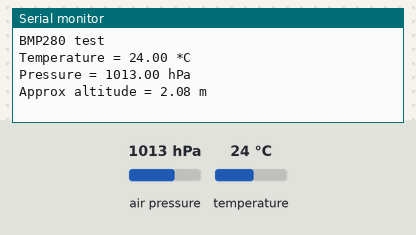
The sketch below on a simulated Arduino Uno, built with avr-gcc and run on an emulated ATmega328P. Parts: the last lines printed to the serial monitor. The test bench sets the inputs (shaded band); at power-on: air pressure 1013 hPa, temperature 24 °C.

Above: at 1.2 s.
1.3 s: air pressure set to 952 hPa
At 2.8 s:
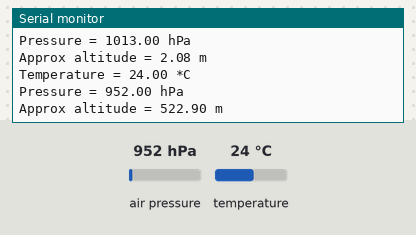
3.6 s: temperature set to 12 °C
At 4.5 s:
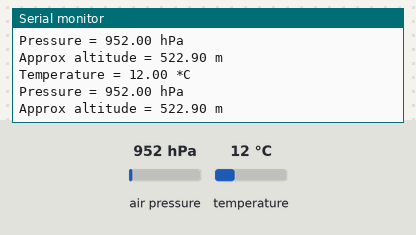
5.9 s: air pressure set to 975 hPa
At 7.4 s:
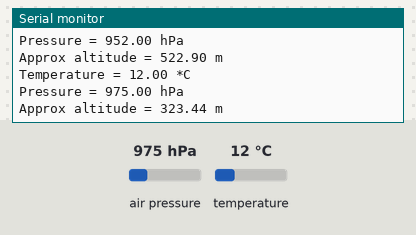
Timing chart, 0 to 8.9 s (numbered marks = the images above; inputs shaded):
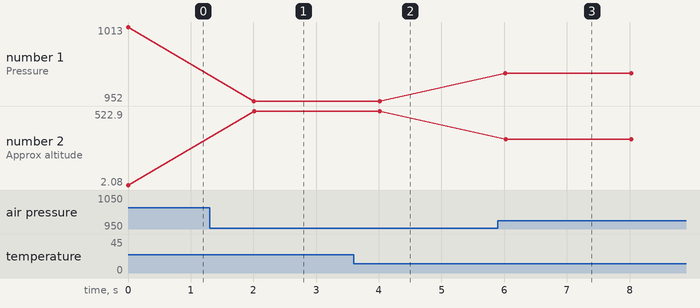

Measured:
- after the input at 1.3 s, the serial monitor: prints a new line after 0.71 s (image 1)
- after the input at 3.6 s, the serial monitor: prints a new line after 0.41 s (image 2)
- after the input at 5.9 s, the serial monitor: prints a new line after 0.12 s (image 3)
- plotted number 1: 1013 → 952 after the input at 1.3 s, 952 → 975 after the input at 5.9 s
- plotted number 2: 2.08 → 522.9 after the input at 1.3 s, 522.9 → 323.44 after the input at 5.9 s

The sketch:

adafruit_bmp280.ino
```cpp
#include <Wire.h>
#include <Adafruit_BMP280.h>

Adafruit_BMP280 bmp; // Create an instance of the BMP280 sensor

void setup()
{
    Serial.begin(115200);
    Serial.println(F("BMP280 test"));

    // Initialize the BMP280 sensor
    if (!bmp.begin())
    {
        Serial.println(F("Could not find a valid BMP280 sensor, check wiring!"));
        while (1)
            ;
    }

    // Configure the sensor with default settings
    bmp.setSampling(Adafruit_BMP280::MODE_NORMAL,   /* Operating Mode */
                    Adafruit_BMP280::SAMPLING_X2,   /* Temperature oversampling */
                    Adafruit_BMP280::SAMPLING_X16,  /* Pressure oversampling */
                    Adafruit_BMP280::FILTER_X16,    /* Filtering */
                    Adafruit_BMP280::STANDBY_MS_500 /* Standby time */
    );
}

void loop()
{
    // Read and print temperature
    Serial.print(F("Temperature = "));
    Serial.print(bmp.readTemperature());
    Serial.println(" *C");

    // Read and print pressure in hPa
    Serial.print(F("Pressure = "));
    Serial.print(bmp.readPressure() / 100.0);
    Serial.println(" hPa");

    // Read and print altitude (adjust sea-level pressure as needed)
    Serial.print(F("Approx altitude = "));
    Serial.print(bmp.readAltitude(1013.25)); // Default sea-level pressure in hPa
    Serial.println(" m");

    Serial.println();
    delay(2000); // Wait for readability
}
```
